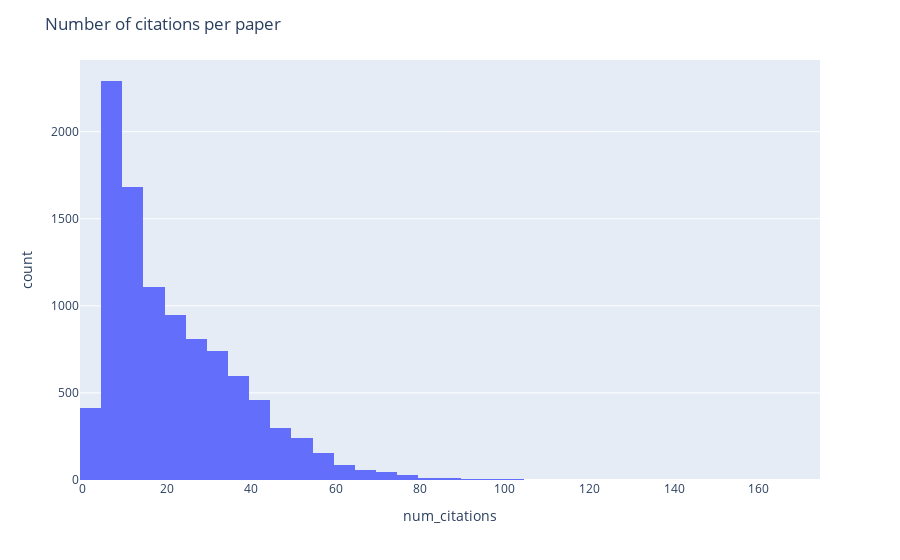

Notebook cell for this chart:
### Code cell
import plotly.express as px
fig = px.histogram(df, x="num_citations", nbins=50)
# title
fig.update_layout(title_text="Number of citations per paper")
fig.show()
figures.append(fig)

### Figure 1 — Plotly figure (JSON) as saved in the notebook; plotly's stock layout.template omitted (floating-point values rounded to 4 significant figures; data arrays with more than 128 entries replaced by an {"elided": "..."} marker saying what was removed)
{"data": [{"alignmentgroup": "True", "bingroup": "x", "hovertemplate": "num_citations=%{x}<br>count=%{y}<extra></extra>", "legendgroup": "", "marker": {"color": "#636efa", "pattern": {"shape": ""}}, "name": "", "nbinsx": 50, "offsetgroup": "", "orientation": "v", "showlegend": false, "type": "histogram", "x": {"elided": "10000 int values"}, "xaxis": "x", "yaxis": "y"}], "layout": {"barmode": "relative", "legend": {"tracegroupgap": 0}, "margin": {"t": 60}, "title": {"text": "Number of citations per paper"}, "xaxis": {"anchor": "y", "domain": [0, 1], "title": {"text": "num_citations"}}, "yaxis": {"anchor": "x", "domain": [0, 1], "title": {"text": "count"}}}}
